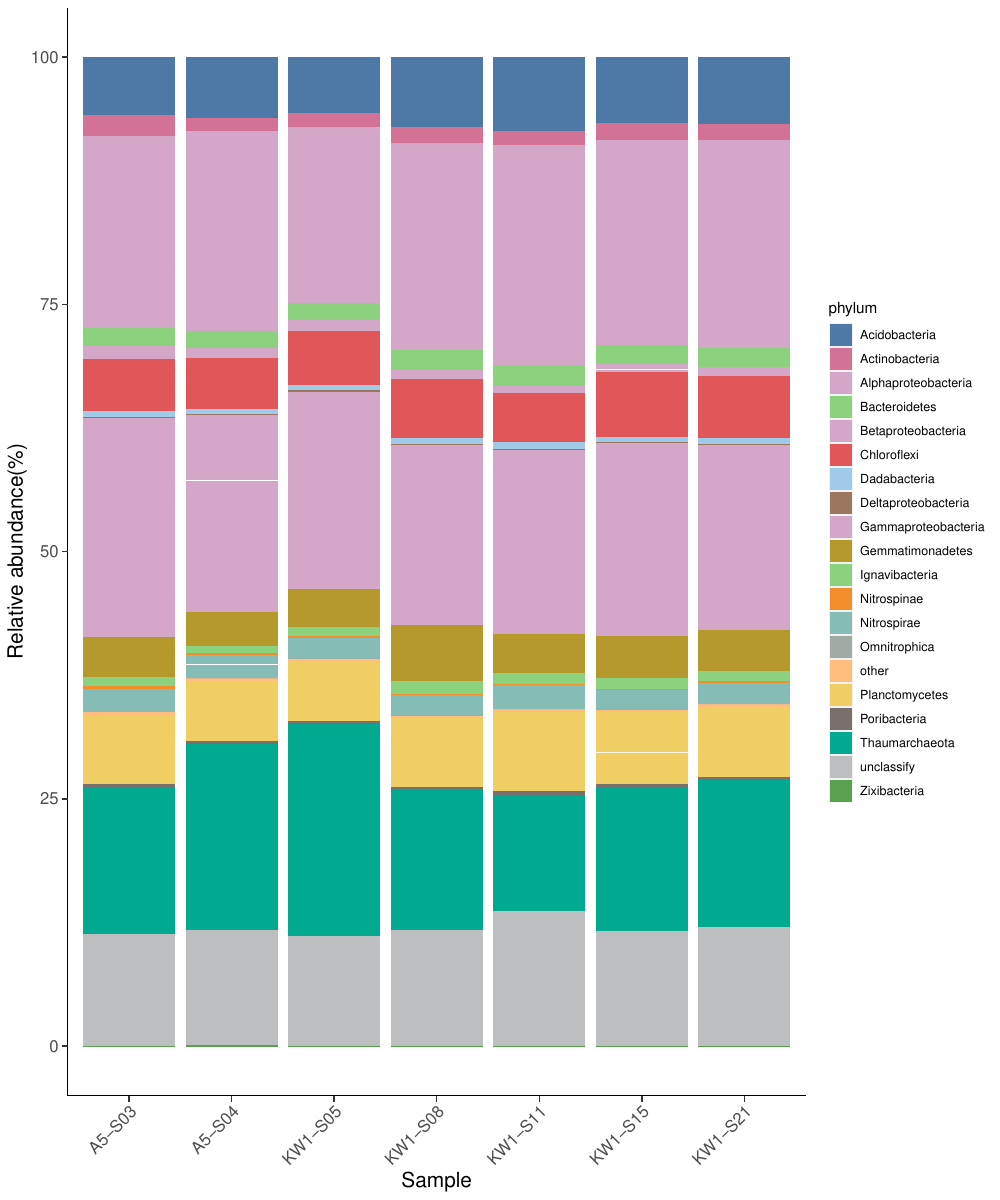

This figure's R source:
library(ggplot2)
library(reshape2)

data <- read.table("all_rps3_abundance_persample.txt", header = T, check.names = F, row.names = 1)
df <- melt(data)
df$phylum <- factor(df$phylum,
                    levels = c("Acidobacteria","Actinobacteria","Alphaproteobacteria","Bacteroidetes",
                               "Betaproteobacteria","Chloroflexi","Dadabacteria","Deltaproteobacteria",
                               "Gammaproteobacteria","Gemmatimonadetes","Ignavibacteria","Nitrospinae",
                               "Nitrospirae","Omnitrophica","other","Planctomycetes","Poribacteria",
                               "Thaumarchaeota","unclassify","Zixibacteria"))
mycol <- c("#4e79a7","#d37295","#d4a6c8","#8cd17d","#d4a6c8","#e15759","#a0cbe8","#9d7660",
           "#d4a6c8","#b6992d","#8cd17d","#f28e2b","#86bcb6","#9faaa2","#ffbe7d","#f1ce63",
           "#79706e","#00a98f","#bcbec0","#59a14f")
p <- ggplot(df, aes(x=variable, y=value, fill=phylum)) + geom_bar(stat = "identity",position ="stack") +
  scale_fill_manual(values=mycol) + labs(x = "Sample" , y = "Relative abundance(%)") +
  theme(axis.title=element_text(size=15),axis.text.x = element_text(angle=45, hjust = 1, vjust = 1 ,size = 12),
        axis.text.y = element_text(size = 12),axis.ticks.length=unit(0.15,'cm') ,
      panel.background = element_blank(),axis.line = element_line(color = "black"))
ggsave("phylum-bar.pdf",p,width = 10,height = 12)
